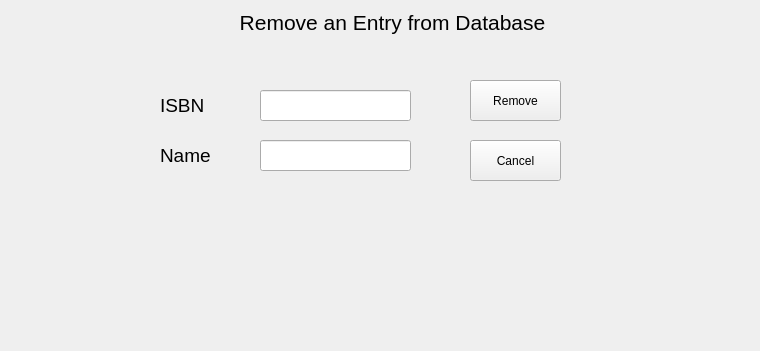
<?xml version="1.0" encoding="UTF-8"?>
<ui version="4.0">
 <class>removeentryform</class>
 <widget class="QWidget" name="removeentryform">
  <property name="geometry">
   <rect>
    <x>0</x>
    <y>0</y>
    <width>760</width>
    <height>351</height>
   </rect>
  </property>
  <property name="windowTitle">
   <string>Form</string>
  </property>
  <widget class="QLabel" name="label">
   <property name="geometry">
    <rect>
     <x>220</x>
     <y>10</y>
     <width>345</width>
     <height>25</height>
    </rect>
   </property>
   <property name="font">
    <font>
     <pointsize>16</pointsize>
    </font>
   </property>
   <property name="text">
    <string>Remove an Entry from Database</string>
   </property>
   <property name="alignment">
    <set>Qt::AlignCenter</set>
   </property>
  </widget>
  <widget class="QLabel" name="label_2">
   <property name="geometry">
    <rect>
     <x>160</x>
     <y>90</y>
     <width>71</width>
     <height>31</height>
    </rect>
   </property>
   <property name="font">
    <font>
     <pointsize>14</pointsize>
    </font>
   </property>
   <property name="text">
    <string>ISBN</string>
   </property>
  </widget>
  <widget class="QLabel" name="label_3">
   <property name="geometry">
    <rect>
     <x>160</x>
     <y>140</y>
     <width>71</width>
     <height>31</height>
    </rect>
   </property>
   <property name="font">
    <font>
     <pointsize>14</pointsize>
    </font>
   </property>
   <property name="text">
    <string>Name</string>
   </property>
  </widget>
  <widget class="QPushButton" name="pushButton">
   <property name="geometry">
    <rect>
     <x>470</x>
     <y>80</y>
     <width>91</width>
     <height>41</height>
    </rect>
   </property>
   <property name="text">
    <string>Remove</string>
   </property>
  </widget>
  <widget class="QPushButton" name="pushButton_2">
   <property name="geometry">
    <rect>
     <x>470</x>
     <y>140</y>
     <width>91</width>
     <height>41</height>
    </rect>
   </property>
   <property name="text">
    <string>Cancel</string>
   </property>
  </widget>
  <widget class="QLineEdit" name="lineEdit">
   <property name="geometry">
    <rect>
     <x>260</x>
     <y>90</y>
     <width>151</width>
     <height>31</height>
    </rect>
   </property>
  </widget>
  <widget class="QLineEdit" name="lineEdit_2">
   <property name="geometry">
    <rect>
     <x>260</x>
     <y>140</y>
     <width>151</width>
     <height>31</height>
    </rect>
   </property>
  </widget>
 </widget>
 <resources/>
 <connections/>
</ui>
